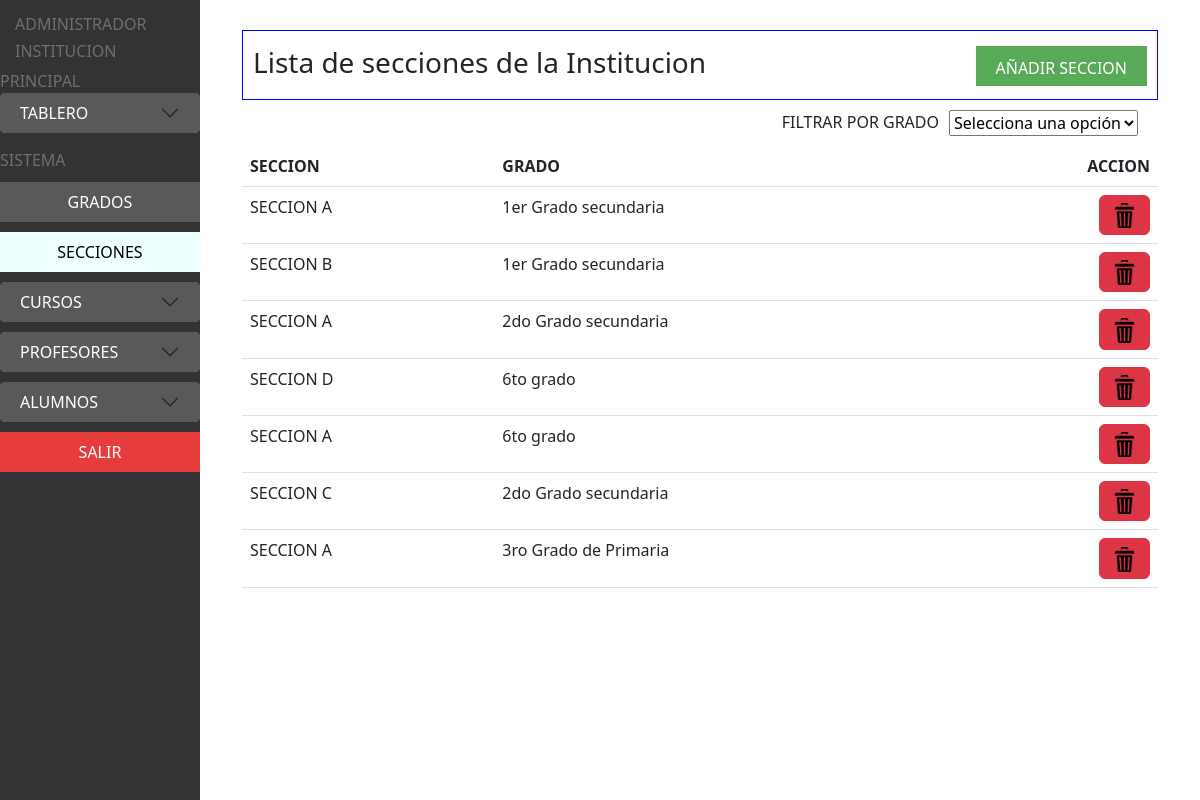
The page /kallpanet/kallpanet-admin-secciones.php on the database its author committed.
### tables this page shows
CREATE TABLE `secciones` (
  `cod_seccion` int(20) NOT NULL,
  `nombre_seccion` varchar(30) NOT NULL,
  `cod_grado` int(20) NOT NULL
);

CREATE TABLE `grados` (
  `cod_grado` int(20) NOT NULL,
  `nombre_grado` varchar(30) NOT NULL,
  `cod_institucion` varchar(30) NOT NULL
);

### kallpanet/kallpanet-admin-secciones.php (the view, shortened to what this page needs)
<!doctype html>
<html lang="en">
<head>
    <link rel="stylesheet" href="https://cdn.jsdelivr.net/npm/bootstrap@5.3.0/dist/css/bootstrap.min.css">
    <link rel="stylesheet" href="css/normalize.css">
    <link rel="stylesheet" href="css/kallpanet-admin.css">
    <link rel="stylesheet" href="css/kallpanet-admin-paneles.css">
</head>
<body>
    <div class="fondo">
    <div class="pan_left" id="pan-left">
    <div class="datos-admin" style="margin-top:15px; margin-left:15px; max-width: 200px; word-wrap: break-word;">
            <h6 style="color:rgb(111,111,111);">ADMINISTRADOR</h6>
            <h6 style="color:rgb(111,111,111);">INSTITUCION</h6>
        </div>
        <h7 style="color:rgb(111,111,111); margin-top:15px;">PRINCIPAL</h7>
<div class="tablero" style="margin-bottom: 15px;">
<div class="accordion" id="myAccordion">
  <div class="accordion-item">
    <h2 class="accordion-header" id="headingOne">
      <button class="accordion-button collapsed" type="button" data-bs-toggle="collapse" data-bs-target="#collapseOne" aria-expanded="false" aria-controls="collapseOne">
        TABLERO
      </button>
    </h2>
  </div>
</div>
</div>
<h7 style="color:rgb(111,111,111); margin-top:25px;">SISTEMA</h7>
<div class="grados-pan" id="btn_grados" >
GRADOS
</div>
<div class="secciones-pan" id="btn_secciones" style="background:#F0FFFF;color:black">
SECCIONES
</div>
<div class="contenedor-cursos">
<div class="accordion" id="myAccordion">
  <div class="accordion-item">
    <h2 class="accordion-header" id="headingTwo">
      <button class="accordion-button collapsed" type="button" data-bs-toggle="collapse" data-bs-target="#collapseTwo" aria-expanded="false" aria-controls="collapseTwo">
        CURSOS
      </button>
    </h2>
  </div>
</div>
</div>
<div class="contenedor-profesores">
<div class="accordion" id="myAccordion">
  <div class="accordion-item">
    <h2 class="accordion-header" id="headingThree">
      <button class="accordion-button collapsed" type="button" data-bs-toggle="collapse" data-bs-target="#collapseThree" aria-expanded="false" aria-controls="collapseThree">
        PROFESORES
      </button>
    </h2>
  </div>
</div>
</div>
<div class="contenedor-alumnos">
<div class="accordion" id="myAccordion">
  <div class="accordion-item">
    <h2 class="accordion-header" id="headingFour">
      <button class="accordion-button collapsed" type="button" data-bs-toggle="collapse" data-bs-target="#collapseFour" aria-expanded="false" aria-controls="collapseFour">
       ALUMNOS
      </button>
    </h2>
  </div>
</div>
</div>
<div class="salir" id="cerrar_sesion">SALIR</div>
    </div>
<div class="pan-right">
  <div class="container">
  <div class="visible" id="pan_secciones" >
    <div class="panel-up" ><div class="text-left"><h3>Lista de secciones de la Institucion </h3></div><div class="text-right"><div class="add-button" id="add-seccion">AÑADIR SECCION</div></div></div>
<div style="display: flex; float:right; margin-top:10px;margin-bottom:10px">
<h7>FILTRAR POR GRADO</h7>
    <select style="margin-left: 10px;margin-right:20px" id="filtrar-grado" onchange="filtrarGrados()">
  <option selected disabled>Selecciona una opción</option>
  </select>
</div>
<div class="form-secciones-table">
        <table class="table">
          <thead>
            <tr>
              <th>SECCION</th>
              <th>GRADO</th>
              <th class="text-end">ACCION</th>
            </tr>
          </thead>
          <tbody>
            <?php
            require_once 'conexion_bd.php';
            if(isset($_GET['filtrogrados'])){
              $filtrogrados = $_GET['filtrogrados'];
              $consulta = "SELECT secciones.cod_seccion, secciones.nombre_seccion, grados.nombre_grado, grados.cod_grado
              FROM secciones
              INNER JOIN grados ON secciones.cod_grado = grados.cod_grado WHERE grados.nombre_grado = '$filtrogrados'";
              $resultado = mysqli_query($connection,$consulta);
              $datos = array();
              if(mysqli_num_rows($resultado) > 0){
                $contador_id = 0;
                  while($fila = mysqli_fetch_assoc($resultado)){
                      $datos = $fila;
                      $grados = $fila['nombre_grado'];
                      $cod_seccion = $fila['cod_seccion'];
                      $secciones = $fila['nombre_seccion'];
                      $cod_grado = $fila['cod_grado'];
                      $select_grado = $_GET['filtrogrados'];
              echo '<tr>
              <form action="php_crud/secciones/eliminar.php" method="POST" id="form_seccion_'.$contador_id.'">
              <td scope="row">'.$secciones.'</td>
              <td scope="row">'.$grados.'</td>
              <input type="hidden" name="valor_seccion_eliminar" value="'.$cod_seccion.'">
              <input type="hidden" name="valor_grado_eliminar" value="'.$cod_grado.'">
              <input type="hidden" name="valor_grado" value="'.$select_grado.'">
              <td class="text-end"><button type="submit" class="btn btn-danger" onclick="eliminarSeccion(form_seccion_'.$contador_id.')"><img src="images/eliminar.png" height="25px"></button></td>
              </form>
            </tr>';
            $contador_id++;
                  }}
            }else{
              $consulta = "SELECT secciones.cod_seccion, secciones.nombre_seccion, grados.nombre_grado, grados.cod_grado
              FROM secciones
              INNER JOIN grados ON secciones.cod_grado = grados.cod_grado";
              $resultado = mysqli_query($connection,$consulta);
              if(mysqli_num_rows($resultado) > 0){
                $contador_id = 0;
                  while($fila = mysqli_fetch_assoc($resultado)){
                      $grados = $fila['nombre_grado'];
                      $cod_seccion = $fila['cod_seccion'];
                      $secciones = $fila['nombre_seccion'];
                      $cod_grado = $fila['cod_grado'];
              echo '<tr>
              <form action="php_crud/secciones/eliminar.php" method="POST" id="form_seccion_'.$contador_id.'">
              <td scope="row">'.$secciones.'</td>
              <td scope="row">'.$grados.'</td>
              <input type="hidden" name="valor_seccion_eliminar" value="'.$cod_seccion.'">
              <input type="hidden" name="nombre_grado_eliminar" value="'.$grados.'">
              <input type="hidden" name="valor_grado_eliminar" value="'.$cod_grado.'">
              <td class="text-end"><button type="submit" class="btn btn-danger" onclick="eliminarSeccion(form_seccion_'.$contador_id.')"><img src="images/eliminar.png" height="25px"></button></td>
              </form>
            </tr>';
            $contador_id++;
                  }}
            }
            ?>
          </tbody>
        </table>
    </div>
  </div>
</div></div>
    </div>
</body>
</html>

### kallpanet/css/kallpanet-admin.css (style rules this page uses)
.fondo { background-image: url("../images/kallpanet.PNG"); height: 100%; width: 100%; position: absolute; background-size: cover; background-position: center; }
#pan-left { overflow: auto; max-height: 100%; }
.pan_left { position: absolute; width: 200px; background: rgb(51, 51, 51); height: 100%; left: 0; }
.pan-right { position: absolute; width: calc(100% - 200px); height: 100%; right: 0; padding: 30px; overflow: auto; }
.accordion-button { height: 40px; border-radius: 0; background: rgb(89, 89, 89); color: white; }
.accordion-item { border-radius: 0; border: none; }
.grados-pan { display: flex; justify-content: center; align-items: center; margin-top: 10px; width: 100%; height: 40px; color: white; background: rgb(89, 89, 89); cursor: pointer; }
.secciones-pan { display: flex; justify-content: center; align-items: center; margin-top: 10px; width: 100%; height: 40px; color: white; background: rgb(89, 89, 89); cursor: pointer; }
.grados-pan { display: flex; justify-content: center; align-items: center; margin-top: 10px; width: 100%; height: 40px; color: white; background: rgb(89, 89, 89); }
.salir { display: flex; justify-content: center; align-items: center; margin-top: 10px; width: 100%; height: 40px; color: white; background: rgb(230, 60, 60); cursor: pointer; }
.contenedor-cursos { margin-top: 10px; }
.contenedor-profesores { margin-top: 10px; }
.contenedor-alumnos { margin-top: 10px; }

### kallpanet/css/kallpanet-admin-paneles.css (style rules this page uses)
.visible { display: block; }
.panel-up { height: 70px; width: 100%; border: 1px blue solid; padding: 10px; padding-top: 15px; }
h2 { margin-top: 0; margin-bottom: 0; }
.text-left { float: left; }
.text-right { float: right; }
.add-button { height: 40px; padding-left: 20px; padding-right: 20px; color: white; padding-top: 10px; background: rgb(88, 170, 88); }

### rows shown on the page
secciones: nombre_seccion "SECCION A", cod_grado.nombre_grado "1er Grado secundaria"
secciones: nombre_seccion "SECCION B", cod_grado.nombre_grado "1er Grado secundaria"
secciones: nombre_seccion "SECCION A", cod_grado.nombre_grado "2do Grado secundaria"
secciones: nombre_seccion "SECCION D", cod_grado.nombre_grado "6to grado"
secciones: nombre_seccion "SECCION A", cod_grado.nombre_grado "6to grado"
secciones: nombre_seccion "SECCION C", cod_grado.nombre_grado "2do Grado secundaria"
secciones: nombre_seccion "SECCION A", cod_grado.nombre_grado "3ro Grado de Primaria"
